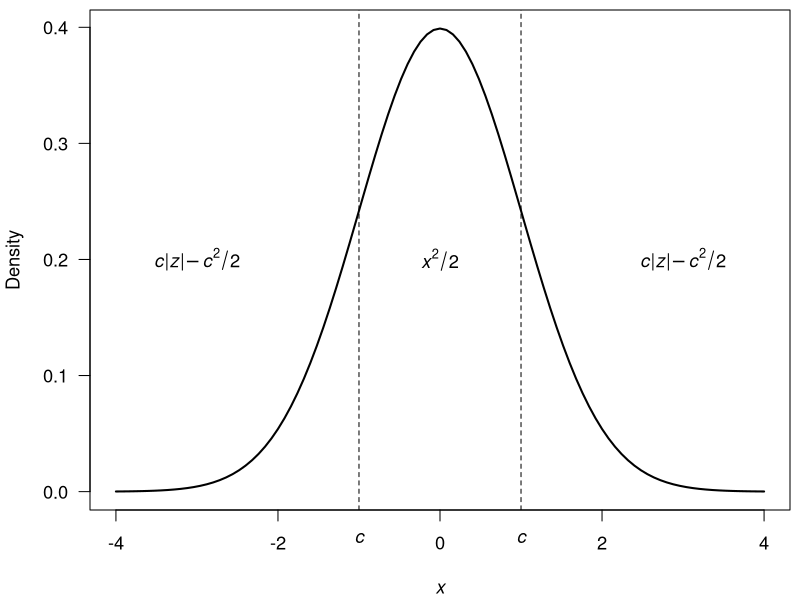

Generate this figure with R:
## ---- chunk 1
knitr::opts_chunk$set(echo = FALSE)
## ---- chunk 2
## symmetrical matrix
CC <- matrix(c(3,4,3,4,8,6,3,6,9), 3, 3)
CC
## ---- chunk 3
## Choleshky decomposition; `chol()` returns t(S)
SS <- t(chol(CC))
round(SS, 2)
## reassemble Sigma
SS %*% t(SS)
## ---- chunk 4
## set plot area
par(mai = c(0.9,0.9,0.1,0.1),
    omi = c(0, 0, 0, 0),
    cex = 1.1)
## draw normal pdf
curve(dnorm, -4, 4, las = 1, lwd = 2,
      xlab = expression(italic(x)), ylab = "Density")
abline(v = c(-1,1), lty = "dashed")
text(x = c(-1,1), y = c(-0.04, -0.04), expression(italic(c)), xpd = NA)
text(0, 0.2, expression(italic(x)^2/2))
text(x = c(-3,3), y = c(0.2, 0.2), expression(''*italic(c)*"|"*italic(z)*"|"*-italic(c)^2/2*''), xpd = NA)
